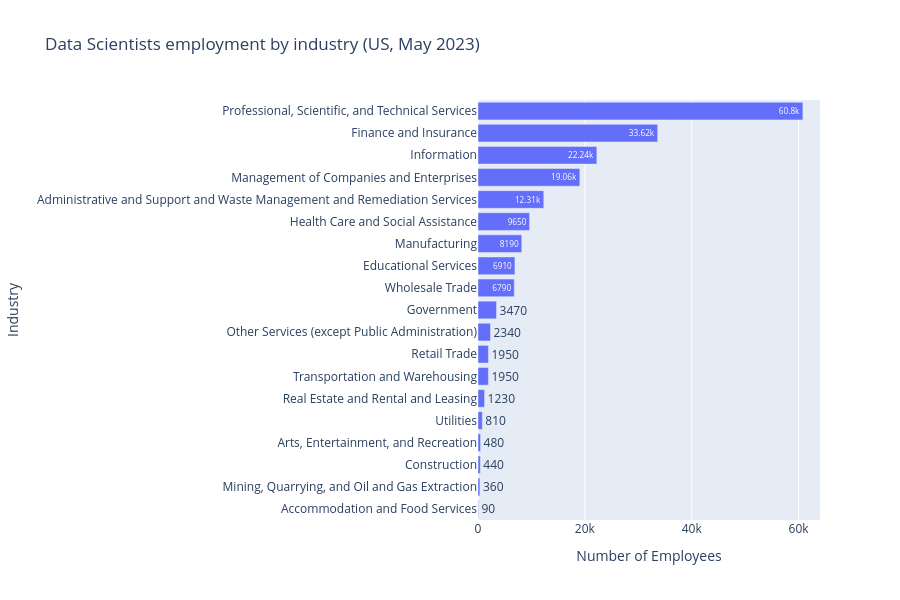

The code cell stored with this chart in its notebook:
### Markdown cell above
<a id="10"></a>
## Visualisation 1 - Bar Chart
- **Objective:** Compare which industries employ the most Data Scientists
- **Visualisation type:** To compare numbers (employees) across categories (Industry), Horizontal because labels are long

### Code cell
# Sort the industries by number of employees
industry_emp = industry.sort_values(by="TOT_EMP")
# Keep only the Data Scientists rows
data_scientists = industry_emp.loc[(industry_emp['OCC_TITLE'] == "Data Scientists")].copy()
#The industry name was taking too much space so I shortned
data_scientists["NAICS_TITLE"] = data_scientists["NAICS_TITLE"].replace({"Federal, State, and Local Government, excluding State and Local Government Schools and Hospitals and the U.S. Postal Service (OEWS Designation)": "Government"})
# Horizontal bar chart: employees per industry
fig = px.bar(
    data_scientists,
    x="TOT_EMP",
    y="NAICS_TITLE",
    orientation="h",
    title="Data Scientists employment by industry (US, May 2023)",
    labels={"TOT_EMP": "Number of Employees", "NAICS_TITLE":"Industry"},
    height=600,
    text_auto=True
)
fig.show()

### Figure 1 — Plotly figure (JSON) as saved in the notebook; plotly's stock layout.template omitted (floating-point values rounded to 4 significant figures)
{"data": [{"alignmentgroup": "True", "hovertemplate": "Number of Employees=%{x}<br>Industry=%{y}<extra></extra>", "legendgroup": "", "marker": {"color": "#636efa", "pattern": {"shape": ""}}, "name": "", "offsetgroup": "", "orientation": "h", "showlegend": false, "textposition": "auto", "texttemplate": "%{x}", "type": "bar", "x": [90, 360, 440, 480, 810, 1230, 1950, 1950, 2340, 3470, 6790, 6910, 8190, 9650, 12310, 19060, 22240, 33620, 60800], "xaxis": "x", "y": ["Accommodation and Food Services", "Mining, Quarrying, and Oil and Gas Extraction", "Construction", "Arts, Entertainment, and Recreation", "Utilities", "Real Estate and Rental and Leasing", "Transportation and Warehousing", "Retail Trade", "Other Services (except Public Administration)", "Government", "Wholesale Trade", "Educational Services", "Manufacturing", "Health Care and Social Assistance", "Administrative and Support and Waste Management and Remediation Services", "Management of Companies and Enterprises", "Information", "Finance and Insurance", "Professional, Scientific, and Technical Services"], "yaxis": "y"}], "layout": {"barmode": "relative", "height": 600, "legend": {"tracegroupgap": 0}, "title": {"text": "Data Scientists employment by industry (US, May 2023)"}, "xaxis": {"anchor": "y", "domain": [0, 1], "title": {"text": "Number of Employees"}}, "yaxis": {"anchor": "x", "domain": [0, 1], "title": {"text": "Industry"}}}}
